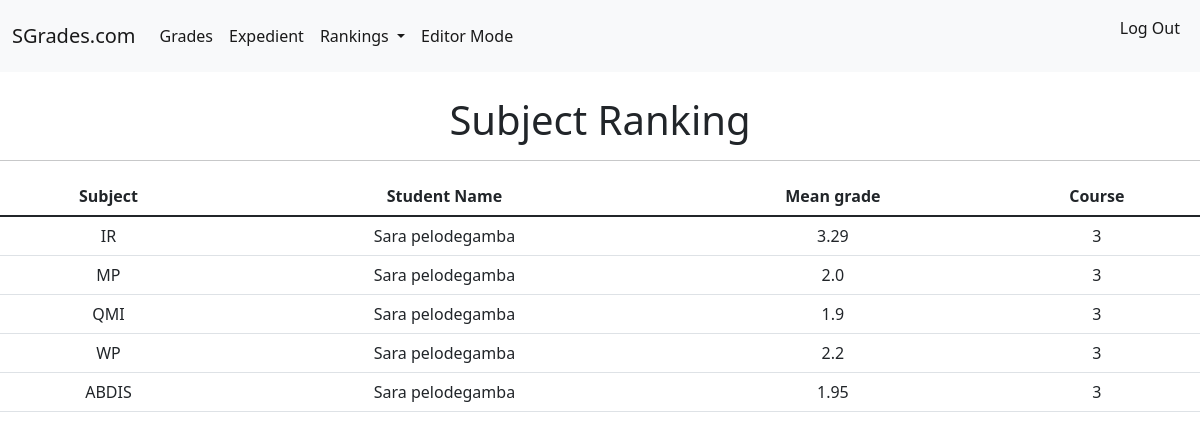
Screenshot of /subjectgrades/ (signed in) with the database file from the repository.
### SGrades/models.py (models this page shows, shortened)
class Subject(models.Model):
    NAMES = (
        ('IR', 'Ingenirería de Requisitos'),
        ('MP', 'Modelos de Proceso'),
        ('QMI', 'Gestión y mejora de la calidad'),
        ('WP', 'Proyecto Web'),
        ('ABDIS', 'Ampliación de bases de datos e Ingeniería del Software'),
    )
    COURSES = (
        ('3', 'Tercer curso'),
    )
    Subject_Name = models.CharField(primary_key=True, choices=NAMES, max_length=5)
    Course = models.CharField(choices=COURSES, max_length=1)
    Best_Student = models.ForeignKey(Student, on_delete=models.CASCADE, editable=False)

class Student(models.Model):
    COURSES = (
        ('3', 'Tercer curso'),
    )
    Student_Nif = models.CharField(primary_key=True, max_length=10)
    Name = models.CharField(max_length=20)
    Surname = models.CharField(max_length=50)
    Expedient = models.FloatField(blank=True, default=0, editable=False)
    Ranking = models.IntegerField(editable=False, default=0)
    Course = models.CharField(choices=COURSES, max_length=1)
    def __str__(self):
        return f'{self.Name} {self.Surname}'

class Grade(models.Model):
    Student = models.ForeignKey(Student, on_delete=models.CASCADE)
    Subject_Grades = models.ForeignKey(Subject, on_delete=models.CASCADE)
    Mean = models.FloatField(editable=False, default=0)
    class Meta:
        unique_together = (('Student', 'Subject_Grades'),)
    @property
    def mean(self):
        Item_list = Item.objects.all()
        Submit_list = Submit.objects.all()
        grades = []
        means = []
        for item in Item_list:
            if self.Subject_Grades.Subject_Name == item.Item_From_Subject.Subject_Name:
                for submit in Submit_list:
                    if submit.Item_Submitted.Item_Name == item.Item_Name \
                        and submit.Student.Name == self.Student.Name:
                        value = item.Ponderation * (submit.Punctuation / 100)
                        grades.append(round(value, 2))
                        means.append(round(value, 2))
        return(round(sum(means), 2))

### SGrades/views.py (the view)
# urls.py: path('subjectgrades/', SubjectRankingView, name='Subject Ranking'),
def SubjectRankingView(request):
    Grades_list = Grade.objects.all()
    Subject_list = Subject.objects.all()
    for grades in Grades_list:
        grades.Mean = grades.mean
    best_students = []
    for subject in Subject_list:
        for grades in Grades_list:
            if grades.Subject_Grades.Subject_Name == subject.Subject_Name:
                if best_students == []:
                    best_students.append(grades.Student)
                else:
                    for best in best_students:
                        index = best_students.index(best)
                        if grades.Student.Expedient <= best.Expedient:
                            best_students.insert(index + 1, grades.Student)
                            break
                        else:
                            best_students.insert(index, grades.Student)
                            break
        subject.Best_Student = best_students[0]
        best_students = []
    context = {
        'Subject_list': Subject_list,
        'Grades_list': Grades_list,
    }
    return render(request, 'subjectranking.html', context)

### templates/subjectranking.html (shortened to what this page needs)
{% extends 'base.html' %}
 {% block content %}
    {% if user.is_authenticated %}
        <h1 style="text-align:center">
            Subject Ranking
        </h1>
        <hr>
          <table class="table">
              <thead>
                  <tr style="text-align:center">
                      <th scope="col">Subject</th>
                      <th scope="col">Student Name</th>
                      <th scope="col">Mean grade</th>
                      <th scope="col">Course</th>
                  </tr>
              </thead>
            <tbody>
                {% for subject in Subject_list %}
                  {% for grades in Grades_list %}
                    {% if grades.Subject_Grades.Subject_Name == subject.Subject_Name and grades.Student.Name == subject.Best_Student.Name %}
                        <tr style="text-align:center">
                            <td>
                            {{ subject.Subject_Name }}
                           </td>
                            <td>
                                {{subject.Best_Student}}
                            </td>
                            <td>
                                {{grades.Mean}}
                            </td>
                            <td>
                                {{subject.Course}}
                            </td>
                        </tr>
                    {% endif %}
                  {% endfor %}
                {% endfor %}
            </tbody>
          </table>
    {% endif %}
 {% endblock content %}

### rows the page displays
Subject: Subject_Name "IR", Best_Student "Sara pelodegamba", Course "3"
Grade: Mean "3.29"
Subject: Subject_Name "MP", Best_Student "Sara pelodegamba", Course "3"
Grade: Mean "2.0"
Subject: Subject_Name "QMI", Best_Student "Sara pelodegamba", Course "3"
Grade: Mean "1.9"
Subject: Subject_Name "WP", Best_Student "Sara pelodegamba", Course "3"
Grade: Mean "2.2"
Subject: Subject_Name "ABDIS", Best_Student "Sara pelodegamba", Course "3"
Grade: Mean "1.95"
